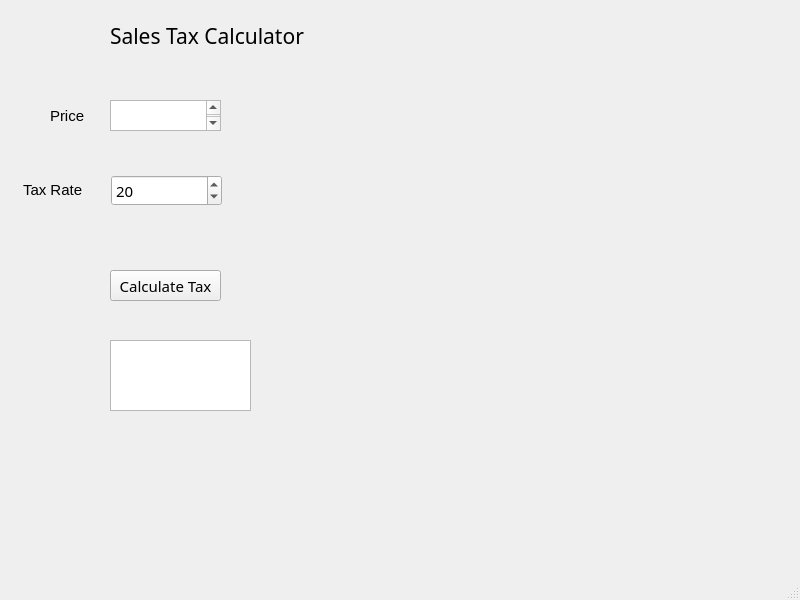
<?xml version="1.0" encoding="UTF-8"?>
<ui version="4.0">
 <class>MainWindow</class>
 <widget class="QMainWindow" name="MainWindow">
  <property name="geometry">
   <rect>
    <x>0</x>
    <y>0</y>
    <width>800</width>
    <height>600</height>
   </rect>
  </property>
  <property name="font">
   <font>
    <family>更纱黑体 UI SC</family>
    <pointsize>11</pointsize>
   </font>
  </property>
  <property name="windowTitle">
   <string>MainWindow</string>
  </property>
  <widget class="QWidget" name="centralwidget">
   <widget class="QTextEdit" name="price_box">
    <property name="geometry">
     <rect>
      <x>110</x>
      <y>100</y>
      <width>111</width>
      <height>31</height>
     </rect>
    </property>
   </widget>
   <widget class="QLabel" name="label">
    <property name="geometry">
     <rect>
      <x>50</x>
      <y>110</y>
      <width>54</width>
      <height>12</height>
     </rect>
    </property>
    <property name="font">
     <font>
      <family>Microsoft YaHei UI</family>
      <weight>50</weight>
      <bold>false</bold>
     </font>
    </property>
    <property name="text">
     <string>Price</string>
    </property>
   </widget>
   <widget class="QSpinBox" name="tax_rate">
    <property name="geometry">
     <rect>
      <x>111</x>
      <y>175</y>
      <width>111</width>
      <height>31</height>
     </rect>
    </property>
    <property name="value">
     <number>20</number>
    </property>
   </widget>
   <widget class="QLabel" name="label_2">
    <property name="geometry">
     <rect>
      <x>23</x>
      <y>180</y>
      <width>61</width>
      <height>20</height>
     </rect>
    </property>
    <property name="font">
     <font>
      <family>Microsoft YaHei UI</family>
      <weight>50</weight>
      <bold>false</bold>
     </font>
    </property>
    <property name="text">
     <string>Tax Rate</string>
    </property>
   </widget>
   <widget class="QPushButton" name="cal_tax_button">
    <property name="geometry">
     <rect>
      <x>110</x>
      <y>270</y>
      <width>111</width>
      <height>31</height>
     </rect>
    </property>
    <property name="text">
     <string>Calculate Tax</string>
    </property>
   </widget>
   <widget class="QTextEdit" name="result_window">
    <property name="geometry">
     <rect>
      <x>110</x>
      <y>340</y>
      <width>141</width>
      <height>71</height>
     </rect>
    </property>
   </widget>
   <widget class="QLabel" name="app_name">
    <property name="geometry">
     <rect>
      <x>110</x>
      <y>10</y>
      <width>211</width>
      <height>51</height>
     </rect>
    </property>
    <property name="font">
     <font>
      <pointsize>16</pointsize>
     </font>
    </property>
    <property name="text">
     <string>Sales Tax Calculator</string>
    </property>
   </widget>
  </widget>
  <widget class="QMenuBar" name="menubar">
   <property name="geometry">
    <rect>
     <x>0</x>
     <y>0</y>
     <width>800</width>
     <height>23</height>
    </rect>
   </property>
  </widget>
  <widget class="QStatusBar" name="statusbar"/>
 </widget>
 <resources/>
 <connections/>
</ui>
